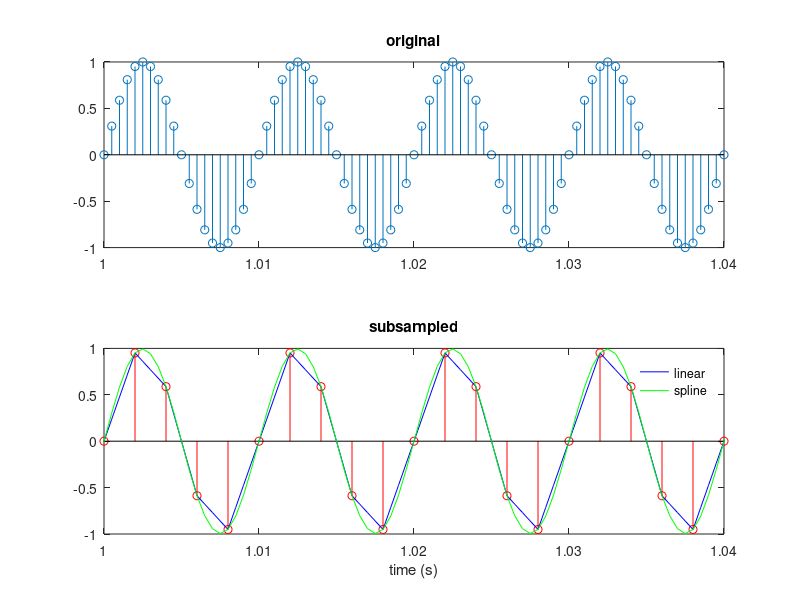

Reproduce this figure in MATLAB.
%% construct a 10Hz signal, sampled at 1000Hz. 
% Recalling that the frequency f of a sine wave is given by y=sin(2pift)
% Notice the general approach in defining time series data: we first 
% construct a timebase (conventionally named tvec, or t) and then the signal
%  first construct a 10Hz signal, sampled at 1000Hz

Fs1 = 1000; % Fs is the conventional variable name for sampling freq
F1 = 10; twin = [0 1]; % use a 1-second time window (from 0 to 1s)
tvec1 = twin(1):1/Fs1:twin(2); % timebase for signal
signal1 = sin(2*pi*F1*tvec1);
%% plot the 10hz signal
plot(tvec1,signal1);

%% Let's say we are going to sample this signal at 12Hz:
Fs2 = 12;
tvec2 = twin(1):1/Fs2:twin(2);
% we have an input signal, specified by tvec1 and signal1; 
% return those values of signal1 for those values of tvec1 closest to 
% those in tvec2.
signal2 = interp1(tvec1,signal1,tvec2,'nearest');

Fs3 = 20;
tvec3 = tvec1(1:1000/Fs3:end);
signal3 = signal1(1:1000/Fs3:end);

% plot signal 1 and signal 2
plot(tvec1,signal1);
hold on;
plot(tvec2,signal2,'.g','MarkerSize',20); 
plot(tvec1,-sin(2*pi*2*tvec1),'r--','LineWidth',2); % 2hz signal:aliasing (i.e. the existence of multiple underlying signals which could produce a given set of samples), 
%stem(tvec3,signal3,'.g','MarkerSize',20);
xlabel('time (s)'); ylabel('y');

%% Subsampling (decimating) time series data
% generate a signal consisting of two frequencies
Fs1 = 1200;
F1 = 3; F2 = 10;
twin = [0 1];
 
tvec1 = twin(1):1/Fs1:twin(2);
signal1a = sin(2*pi*F1*tvec1); signal1b = 0.5*sin(2*pi*F2*tvec1);
signal1 = signal1a + signal1b;

dt = 100;
tvec2 = tvec1(1:dt:end);
signal2 = signal1(1:dt:end); % sample at 12 Hz - every 100th sample
 
subplot(131)
plot(tvec1,signal1);
hold on;
stem(tvec2,signal2,'.g','MarkerSize',20);
title('without anti-aliasing filter');

%% sample at 12 Hz with different method
% The way decimate() works is that it first applies a filter to the data, 
% removing any frequencies that could cause aliases (i.e. anything with a 
% frequency of at least half the new sampling frequency). 
tvec1d = decimate(tvec1, dt);
signal2d = decimate(signal1,dt);
 
subplot(132)
plot(tvec1,signal1a,'b--');
hold on;
stem(tvec1d,signal2d,'.g','MarkerSize',20);
xlabel('time (s)'); ylabel('y');
title('with anti-aliasing filter');
 
subplot(133)
plot(tvec2,signal2-signal2d,'r','LineWidth',2);
title('difference');

%% Reconstructing a signal from sampled data (optional)
% constructing a 100 Hz signal, sampled at 2 kHz
fs1 = 2000;
tvec = 0:1/fs1:4; % construct time axis, sampled at 2kHz
 
freq1 = 100;
y = sin(2*pi*freq1*tvec); % 100Hz signal
 
ax1 = subplot(211);
stem(tvec,y); title('original');

% Say we wish to subsample down to 500Hz to save space. 
% Naively, we might simply take every 4th sample (in fact, 
% this is what the MATLAB function downsample() does):
subsample_factor = 4;
 
tvec2 = tvec(1:subsample_factor:end); % take every 4th sample
y2 = y(1:subsample_factor:end);
 
ax2 = subplot(212);
stem(tvec2,y2,'r'); title('subsampled');
xlabel('time (s)');

xl = [1 1.04];
linkaxes([ax1, ax2], 'x');
set(ax1,'XLim',xl); % see what I did there?)


hold on;
 
y_interp = interp1(tvec2,y2,tvec,'linear');
p1 = plot(tvec,y_interp,'b');
 
y_interp2 = interp1(tvec2,y2,tvec,'spline');
p2 = plot(tvec,y_interp2,'g');
 
legend([p1 p2],{'linear','spline'},'Location','Northeast'); legend boxoff





